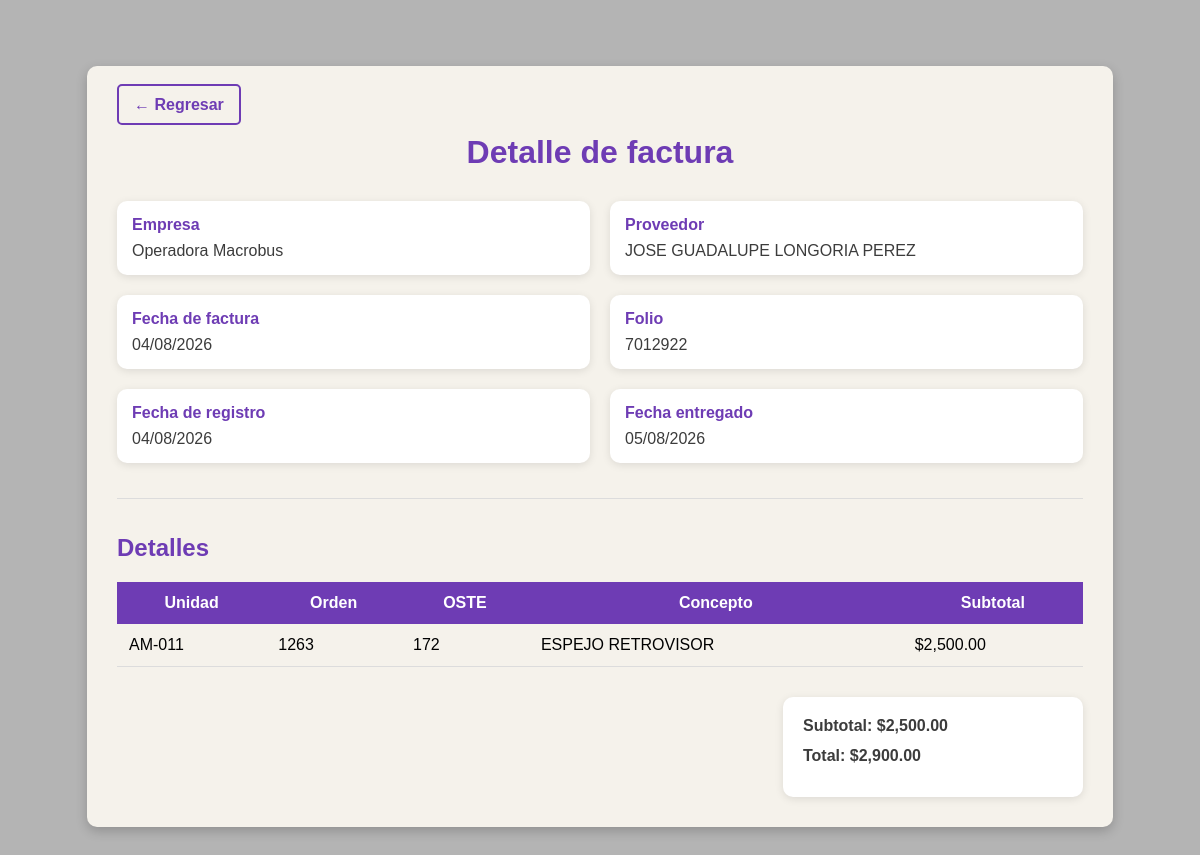
The page /factura_detalle.php?id=377 (signed in) on the database its author committed.
### tables this page shows
CREATE TABLE `factura` (
  `id` int(11) NOT NULL,
  `id_empresa` int(11) NOT NULL,
  `id_provedor` int(11) NOT NULL,
  `folio` varchar(20) NOT NULL,
  `fecha` date NOT NULL,
  `total` decimal(10,2) NOT NULL,
  `estado` int(11) NOT NULL DEFAULT 0,
  `fecha_registro` date NOT NULL,
  `fecha_entregado` date DEFAULT NULL
);

CREATE TABLE `empresa` (
  `id` int(11) NOT NULL,
  `nombre` varchar(255) NOT NULL,
  `eliminado` int(1) NOT NULL DEFAULT 0
);

CREATE TABLE `provedores` (
  `id` int(11) NOT NULL,
  `nombre` varchar(255) NOT NULL,
  `irs` int(11) NOT NULL DEFAULT 0,
  `eliminado` int(1) NOT NULL DEFAULT 0
);

CREATE TABLE `detalle_factura` (
  `id` int(11) NOT NULL,
  `concepto` varchar(255) NOT NULL,
  `subtotal` decimal(10,2) NOT NULL,
  `id_autobus` int(11) DEFAULT NULL,
  `id_factura` int(11) NOT NULL,
  `oste` varchar(20) DEFAULT NULL,
  `orden` varchar(20) DEFAULT NULL
);

CREATE TABLE `autobus` (
  `id` int(11) NOT NULL,
  `unidad` varchar(255) NOT NULL,
  `id_empresa` int(11) NOT NULL,
  `eliminado` int(1) NOT NULL DEFAULT 0
);

### factura_detalle.php (the view, shortened to what this page needs)
<?php
$con = conecta();
$id = isset($_GET['id']) ? intval($_GET['id']) : 0;
$sql = "SELECT
            f.*,
            e.nombre AS empresa,
            p.nombre AS proveedor
        FROM factura f
        INNER JOIN empresa e ON f.id_empresa = e.id
        INNER JOIN provedores p ON f.id_provedor = p.id
        WHERE f.id = $id";
$res = $con->query($sql);
$factura = $res->fetch_assoc();
$sql = "SELECT
            d.*,
            a.unidad
        FROM detalle_factura d
        LEFT JOIN autobus a ON d.id_autobus = a.id
        WHERE d.id_factura = $id
        ORDER BY d.id";
$resDetalles = $con->query($sql);
?>
<!DOCTYPE html>
<html lang="es">
<head>
    <link rel="stylesheet" href="css/factura_detalle.css">
</head>
<body>
<div class="contenedor">
    <div class="barra">
        <a href="facturas.php" class="btnRegresar">← Regresar</a>
    </div>
    <h1>Detalle de factura</h1>
    <div class="info">
        <div class="campo">
            <label>Empresa</label>
            <span><?= htmlspecialchars($factura['empresa']) ?></span>
        </div>
        <div class="campo">
            <label>Proveedor</label>
            <span><?= htmlspecialchars($factura['proveedor']) ?></span>
        </div>
        <div class="campo">
            <label>Fecha de factura</label>
            <span><?= date('d/m/Y', strtotime($factura['fecha'])) ?></span>
        </div>
        <div class="campo">
            <label>Folio</label>
            <span><?= htmlspecialchars($factura['folio']) ?></span>
        </div>
        <div class="campo">
            <label>Fecha de registro</label>
            <span><?= date('d/m/Y', strtotime($factura['fecha_registro'])) ?></span>
        </div>
        <div class="campo">
            <label>Fecha entregado</label>
            <span>
                <?php
                if(
                    $factura['fecha_entregado'] &&
                    $factura['fecha_entregado'] != '0000-00-00'
                ){
                    echo date('d/m/Y', strtotime($factura['fecha_entregado']));
                } else {
                    echo 'Pendiente';
                }
                ?>
            </span>
        </div>
    </div>
    <hr>
    <h2>Detalles</h2>
    <table>
        <thead>
            <tr>
                <th>Unidad</th>
                <th>Orden</th>
                <th>OSTE</th>
                <th>Concepto</th>
                <th>Subtotal</th>
            </tr>
        </thead>
        <tbody>
        <?php
        $subtotal = 0;
        while($d = $resDetalles->fetch_assoc()){
            $subtotal += $d['subtotal'];
        ?>
            <tr>
                <td>
                    <?= $d['unidad'] ? htmlspecialchars($d['unidad']) : '-----' ?>
                </td>
                <td><?= htmlspecialchars($d['orden']) ?></td>
                <td><?= htmlspecialchars($d['oste']) ?></td>
                <td><?= htmlspecialchars($d['concepto']) ?></td>
                <td>
                    $<?= number_format($d['subtotal'], 2) ?>
                </td>
            </tr>
        <?php } ?>
        </tbody>
    </table>
    <div class="totales">
        <p>
            Subtotal:
            <span>$<?= number_format($subtotal, 2) ?></span>
        </p>
        <p>
            Total:
            <span>$<?= number_format($factura['total'], 2) ?></span>
        </p>
    </div>
</div>
</body>
</html>

### css/factura_detalle.css (style rules this page uses)
* { margin: 0; padding: 0; box-sizing: border-box; font-family: Arial, Helvetica, sans-serif; }
body { background-color: rgb(180, 180, 180); min-height: 100vh; padding: 30px; margin: 3% 0; }
.contenedor { width: 90%; margin: auto; background-color: rgb(245, 242, 235); border-radius: 10px; padding: 30px; box-shadow: 0px 4px 12px rgba(0, 0, 0, .2); }
h1 { text-align: center; color: rgb(110, 60, 180); margin-bottom: 30px; }
h2 { color: rgb(110, 60, 180); margin-bottom: 20px; }
hr { margin: 35px 0; border: 0; border-top: 1px solid rgb(220, 220, 220); }
.info { display: grid; grid-template-columns: 1fr 1fr; gap: 20px; }
.campo { background-color: white; padding: 15px; border-radius: 10px; box-shadow: 0px 2px 8px rgba(0, 0, 0, .1); }
.campo label { display: block; margin-bottom: 8px; color: rgb(110, 60, 180); font-weight: bold; }
.campo span { color: rgb(60, 60, 60); }
table { width: 100%; border-collapse: collapse; margin-top: 20px; }
th { background-color: rgb(110, 60, 180); color: white; padding: 12px; font-weight: bold; }
td { padding: 12px; border-bottom: 1px solid rgb(220, 220, 220); }
.totales { width: 300px; margin-top: 30px; margin-left: auto; background-color: white; padding: 20px; border-radius: 10px; box-shadow: 0px 2px 8px rgba(0, 0, 0, .1); }
.totales p { margin-bottom: 12px; font-weight: bold; color: rgb(60, 60, 60); }
.barra { margin-bottom: 20px; }
.btnRegresar { text-decoration: none; color: rgb(110, 60, 180); border: 2px solid rgb(110, 60, 180); padding: 10px 15px; border-radius: 5px; font-weight: bold; transition: .2s; }

### rows shown on the page
factura: id_empresa.nombre "Operadora Macrobus", id_provedor.nombre "JOSE GUADALUPE LONGORIA PEREZ", fecha "04/08/2026", folio "7012922", fecha_registro "04/08/2026", fecha_entregado "05/08/2026", total "2,900.00"
detalle_factura: id_autobus.unidad "AM-011", orden "1263", oste "172", concepto "ESPEJO RETROVISOR", subtotal "2,500.00"

### other values the page prints
$subtotal "2,500.00"
